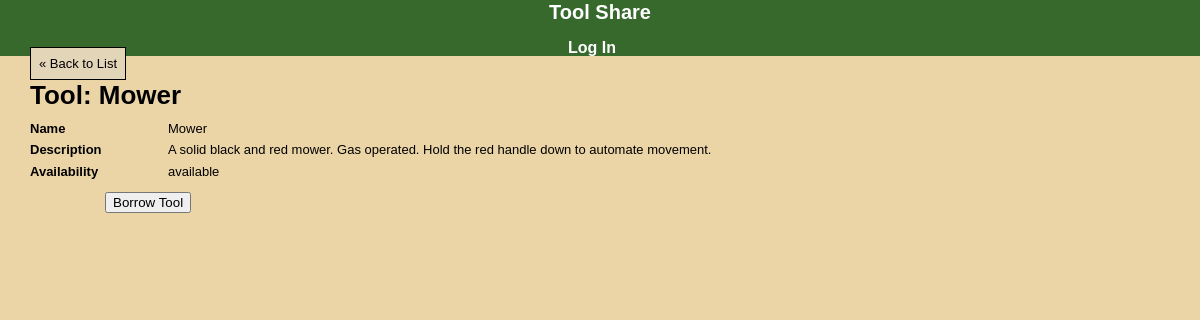
The page /tools/show.php?id=146 on the database its author committed.
### tables this page shows
CREATE TABLE `tools` (
  `id` int(11) NOT NULL,
  `tool_name` varchar(20) NOT NULL,
  `description` varchar(255) NOT NULL,
  `availability` enum('available','in use') NOT NULL,
  `image` varchar(255) NOT NULL
);

### private/classes/DatabaseObject.class.php (called while the page is built, shortened)
<?php
class DatabaseObject {
  static protected $database;
  static protected $table_name = "";
  static public function set_database($database) {
    self::$database = $database;
  }
  static public function find_by_sql($sql) {
    $result = self::$database->query($sql);
    $object_array = [];
    while($record = $result->fetch_assoc()) {
      $object_array[] = static::instantiate($record);
    }
    return $object_array;
  }
  static public function find_all() {
    $sql = "SELECT * FROM " . static::$table_name;
    return static::find_by_sql($sql);
  }
  static public function find_by_id($id) {
    $sql = "SELECT * FROM " . static::$table_name . " ";
    $sql .= "WHERE id='" . self::$database->escape_string($id) . "'";
    $obj_array = static::find_by_sql($sql);
    if(!empty($obj_array)) {
      return array_shift($obj_array);
    } else {
      return false;
    }
  }
  static protected function instantiate($record) {
    $object = new static;
    foreach($record as $property => $value) {
      if(property_exists($object, $property)) {
        $object->$property = $value;
      }
    }
    return $object;
  }
}
?>

### private/functions.php (called while the page is built, shortened)
<?php
function url_for($script_path) {
  if($script_path[0] != '/') {
    $script_path = "/" . $script_path;
  }
  return WWW_ROOT . $script_path;
}
function u($string="") {
  return urlencode($string);
}
function h($string="") {
  return htmlspecialchars($string);
}
?>

### private/initialize.php (called while the page is built, shortened)
<?php
  require_once('functions.php');
  $session = new Session;
?>

### tools/show.php (the view, shortened to what this page needs)
<?php require_once('../private/initialize.php'); ?>
<?php
$id = $_GET['id'] ?? '1';
$tool = Tool::find_by_id($id);
$transactions = Transaction::find_all();
$user_id = $session->user_id;
foreach ($transactions as $transaction) {
  if ($transaction->tool_id == $tool->id) {
    $this_transaction = $transaction;
  }
}
?>
<?php include(SHARED_PATH . '/staff_header.php'); ?>
<div id="content">
  <?php if (isset($_SESSION['tools_redirect'])) { ?>
    <a class="back-link" href="<?php echo $_SESSION['tools_redirect']; ?>">&laquo; Back to List</a>
  <?php } else { ?>
    <a class="back-link" href="index.php">&laquo; Back to List</a>
  <?php } ?>
  <div class="bicycle show">
    <h1>Tool: <?php echo h($tool->tool_name); ?></h1>
    <div class="attributes">
      <dl>
        <dt>Name</dt>
        <dd><?php echo h($tool->tool_name); ?></dd>
      </dl>
      <dl>
        <dt>Description</dt>
        <dd><?php echo h($tool->description); ?></dd>
      </dl>
      <dl>
        <dt>Availability</dt>
        <dd><?php echo h($tool->availability); ?></dd>
      </dl>
    </div>
    <?php if ($user_id !== $this_transaction->lender_id) { ?>
      <form action="<?php echo url_for('show.php?id=' . h(u($id))); ?>" method="post">
        <div id="operations">
          <?php if ($this_transaction->borrower_id == $user_id) { ?>
            <input type="submit" value="Return Tool" />
          <?php } elseif ($this_transaction->borrower_id !== $user_id && $this_transaction->borrower_id !== $this_transaction->lender_id) { ?>
          <?php } else { ?>
            <input type="submit" value="Borrow Tool" />
          <?php } ?>
        </div>
      </form>
    <?php } ?>
  </div>
</div>

### stylesheets/staff.css (style rules this page uses)
html { width: 100%; height: 100%; }
body { width: 100%; height: 100%; margin: 0; padding: 0; font: 13px/15px Verdana, Arial, Helvetica, sans-serif; background-color: #ebd5a7; }
#content { height: 100%; padding: 0 30px; }
.back-link { text-decoration: none; color: #000; border: 1px solid #000; margin-top: 1rem; padding: .5rem; background-color: #e3d5b8; }
dl { clear: both; overflow: hidden; margin: 0.5em 0; }
dt { float: left; font-weight: bold; width: 125px; }
dd { float: left; margin-left: 1em; }
#operations { clear: both; margin: 1em 0 1em 75px; }

### rows shown on the page
tools: tool_name "Mower", description "A solid black and red mower. Gas operated. Hold the red handle down to automate movement.", availability "available"
